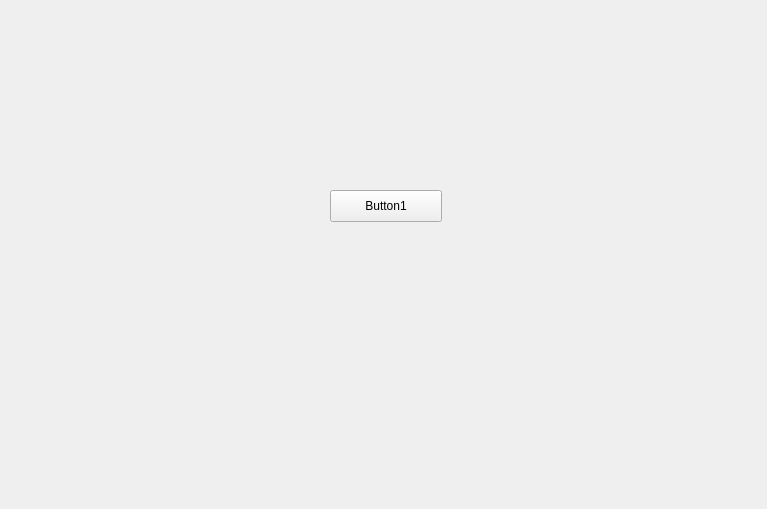
<?xml version="1.0" encoding="UTF-8"?>
<ui version="4.0">
 <class>StartingPage</class>
 <widget class="QWidget" name="StartingPage">
  <property name="geometry">
   <rect>
    <x>0</x>
    <y>0</y>
    <width>767</width>
    <height>509</height>
   </rect>
  </property>
  <property name="windowTitle">
   <string>Form</string>
  </property>
  <widget class="QPushButton" name="pushButton">
   <property name="geometry">
    <rect>
     <x>330</x>
     <y>190</y>
     <width>112</width>
     <height>32</height>
    </rect>
   </property>
   <property name="text">
    <string>Button1</string>
   </property>
  </widget>
 </widget>
 <resources/>
 <connections/>
</ui>
